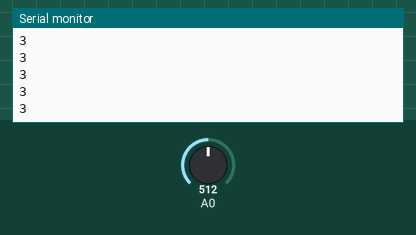
Bench run of a sketch on a simulated Arduino Uno, built with avr-gcc and run on an emulated ATmega328P. Parts: the last lines printed to the serial monitor. The inputs (shaded band) are chosen by the test bench; at power-on: A0 = 512.

Above: at 1.2 s.
1.3 s: A0 set to 716
At 2.4 s:
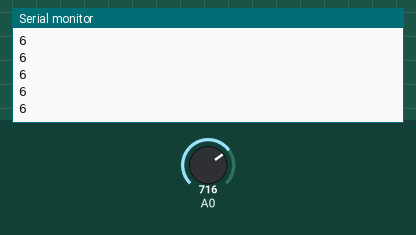
2.8 s: A0 set to 900
At 3.4 s:
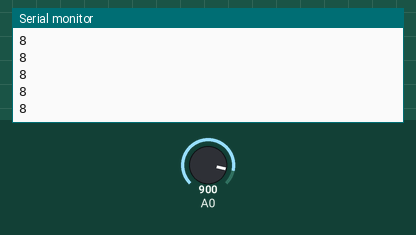
Timing chart, 0 to 5.8 s (numbered marks = the images above; inputs shaded):
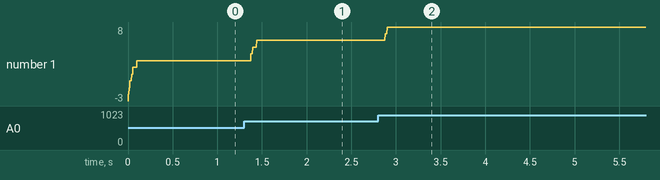

The sketch:

hw2-2.ino
```cpp
void setup() {
  Serial.begin(9600);
}


float real_val = 0;

void loop() {

  int new_val = analogRead(A0);
  real_val += (new_val - real_val)*0.1;


  // 285-973
  int val = map(real_val, 285, 973, 0, 10);
  constrain(val, 0, 10);
  Serial.println(val);
}
```

Measured:
- after the input at 1.3 s, the serial monitor: prints a new line after 0.08 s (image 1)
- after the input at 2.8 s, the serial monitor: prints a new line after 0.08 s (image 2)
- plotted number 1: 3 → 6 after the input at 1.3 s, 6 → 8 after the input at 2.8 s
